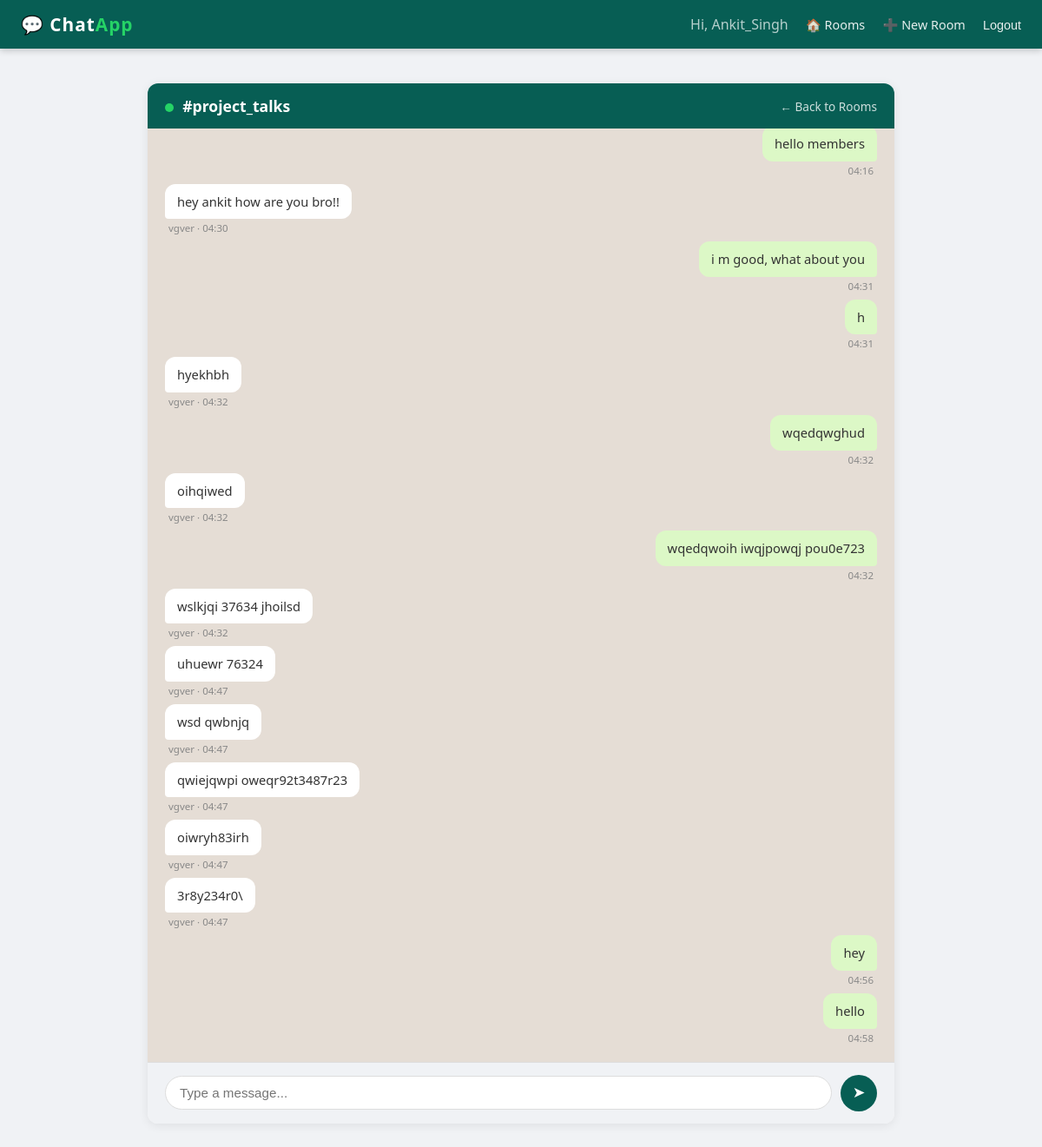
Screenshot of /room/project_talks/ (signed in) with the database file from the repository.
### chat/models.py (models this page shows, shortened)
class Room(models.Model):
    name       = models.CharField(max_length=100, unique=True)
    slug       = models.SlugField(max_length=100, unique=True)
    created_by = models.ForeignKey(User, on_delete=models.CASCADE, related_name='rooms_created')
    created_at = models.DateTimeField(auto_now_add=True)
    def get_last_20_messages(self):
        return self.messages.order_by('-timestamp')[:20][::-1]

class Message(models.Model):
    room      = models.ForeignKey(Room, on_delete=models.CASCADE, related_name='messages')
    author    = models.ForeignKey(User, on_delete=models.CASCADE, related_name='messages')
    content   = models.TextField()
    timestamp = models.DateTimeField(auto_now_add=True)
    class Meta:
        ordering = ['timestamp']

### chat/views.py (the view)
# urls.py: path('room/<slug:room_slug>/', views.room_detail, name='room_detail'),
@login_required
def room_detail(request, room_slug):
    room = get_object_or_404(Room, slug=room_slug)
    chat_messages = room.get_last_20_messages()
    return render(request, 'chat/room_detail.html', {
    'room': room,
    'chat_messages': chat_messages,
})

### chat/templates/chat/room_detail.html (shortened to what this page needs)
{% extends 'chat/base.html' %}
{% block content %}
<div class="chat-wrapper">
    <div class="chat-header">
        <div>
            <span class="status-dot"></span>
            <h2 style="display:inline">#{{ room.name }}</h2>
        </div>
        <a href="{% url 'room_list' %}" style="color:white; font-size:0.85rem; opacity:0.8; text-decoration:none;">
            ← Back to Rooms
        </a>
    </div>
    <div id="chat-log">
        {% for msg in chat_messages %}
            <div class="message-row {% if msg.author == request.user %}mine{% else %}theirs{% endif %}">
                <div class="message-bubble">{{ msg.content }}</div>
                <div class="message-meta">
                    {% if msg.author != request.user %}{{ msg.author.username }} · {% endif %}
                    {{ msg.timestamp|date:"H:i" }}
                </div>
            </div>
        {% empty %}
            <div style="text-align:center; color:#aaa; margin-top: 40px; font-size:0.9rem;">
                No messages yet. Say hello! 👋
            </div>
        {% endfor %}
    </div>
    <div class="chat-input-area">
        <input
            type="text"
            id="message-input"
            placeholder="Type a message..."
            autocomplete="off"
        />
        <button id="send-btn" title="Send">➤</button>
    </div>
</div>
{% endblock %}

### chat/templates/chat/base.html (shortened to what this page needs)
<!DOCTYPE html>
<html lang="en">
<head>
</head>
<body>
<nav>
    <div class="brand">💬 Chat<span>App</span></div>
    <div class="nav-links">
        {% if user.is_authenticated %}
            <span style="opacity:0.7">Hi, {{ user.username }}</span>
            <a href="{% url 'room_list' %}">🏠 Rooms</a>
            <a href="{% url 'create_room' %}">➕ New Room</a>
            <form method="post" action="{% url 'logout' %}" style="display:inline">
                <button type="submit" style="background:none; border:none; color:white; cursor:pointer; font-size:0.9rem; opacity:0.9; padding:0; margin-left:16px;">Logout</button>
            </form>
        {% else %}
            <a href="{% url 'login' %}">Login</a>
            <a href="{% url 'register' %}">Register</a>
        {% endif %}
    </div>
</nav>
<div class="container">
    {% block content %}{% endblock %}
</div>
</body>
</html>

### rows the page displays
Room: name "project_talks"
Message: content "hello members", timestamp "04:16"
Message: content "hey ankit how are you bro!!", author.username "vgver", timestamp "04:30"
Message: content "i m good, what about you", timestamp "04:31"
Message: content "h", timestamp "04:31"
Message: content "hyekhbh", author.username "vgver", timestamp "04:32"
Message: content "wqedqwghud", timestamp "04:32"
Message: content "oihqiwed", author.username "vgver", timestamp "04:32"
Message: content "wqedqwoih iwqjpowqj pou0e723", timestamp "04:32"
Message: content "wslkjqi 37634 jhoilsd", author.username "vgver", timestamp "04:32"
Message: content "uhuewr 76324", author.username "vgver", timestamp "04:47"
Message: content "wsd qwbnjq", author.username "vgver", timestamp "04:47"
Message: content "qwiejqwpi oweqr92t3487r23", author.username "vgver", timestamp "04:47"
Message: content "oiwryh83irh", author.username "vgver", timestamp "04:47"
Message: content "3r8y234r0\\", author.username "vgver", timestamp "04:47"
Message: content "hey", timestamp "04:56"
Message: content "hello", timestamp "04:58"

### other values shown
{{ user.username }} "Ankit_Singh"
